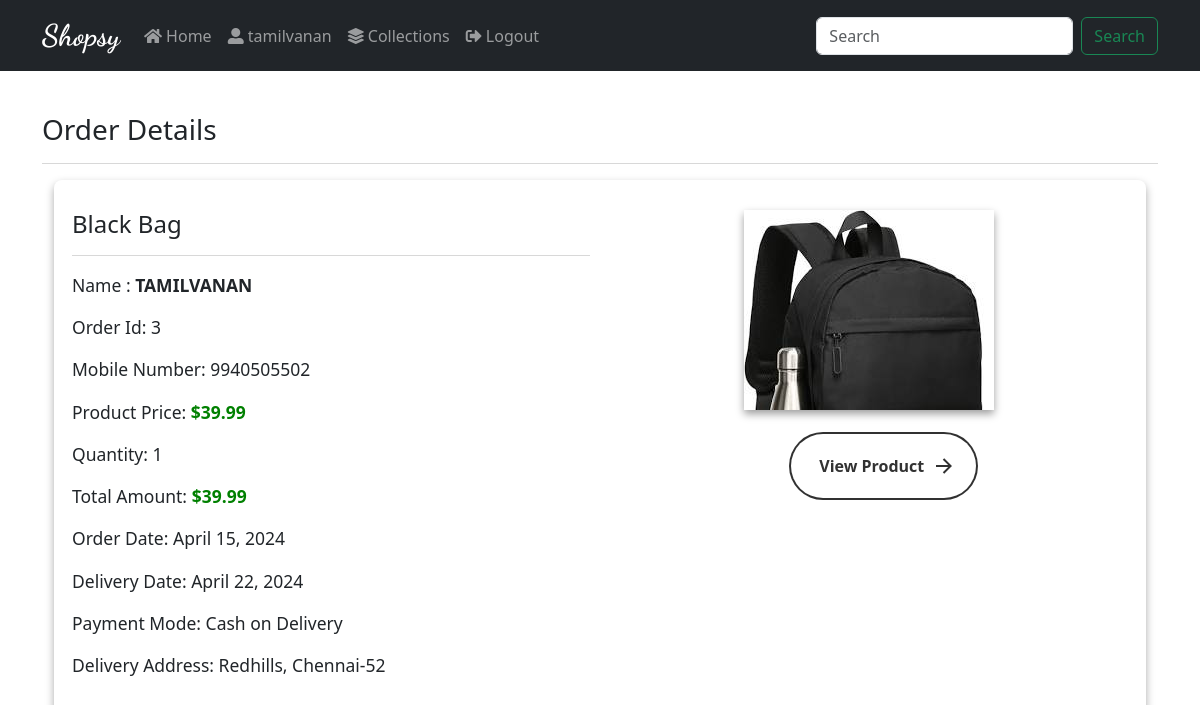
Page /order_details/3/ (signed in) on the committed database.
### webApp/models.py (models this page shows, shortened)
class Orders(models.Model):
    user=models.ForeignKey(User,on_delete=models.CASCADE)
    product=models.ForeignKey(Product,on_delete=models.CASCADE)
    name=models.CharField(null=False,blank=False,max_length=100)
    product_quantity=models.IntegerField(null=False,blank=False)
    selling_price=models.FloatField(null=False,blank=False)
    total_amount=models.FloatField(null=False,blank=False)
    number= models.IntegerField(null=False,blank=False)
    alt_number= models.IntegerField(null=False,blank=False)
    address=models.TextField(max_length=500,null=False,blank=False)
    payment_type=models.CharField(max_length=100,null=False,blank=False)
    date=models.DateTimeField(default=timezone.now)

class Product(models.Model):
    category=models.ForeignKey(Category,on_delete=models.CASCADE)
    name=models.CharField(max_length=100,null=False,blank=False)
    image=models.ImageField(upload_to=get_file,null=False,blank=False)
    description=models.TextField(max_length=500,null=False,blank=False)
    status=models.BooleanField(default=False,help_text='0-show , 1-hidden')
    trending=models.BooleanField(default=False,help_text='0-show , 1-hidden')
    created_at=models.DateTimeField(auto_now_add=True)
    vendor = models.CharField(max_length=100,null=False,blank=False)
    quantity=models.IntegerField(null=False,blank=False)
    selling_price=models.FloatField(null=False,blank=False)
    original_price=models.FloatField(null=False,blank=False)

### webApp/views.py (the view)
# urls.py: path('order_details/<str:did>/',views.order_details,name='order_details')
def order_details(request, did):
    if request.user.is_authenticated:
        data = Orders.objects.get(id=did)
        delivery_date = data.date + timedelta(days=7)
        return render(request, 'order_details.html', {'data': data, 'delivery_date': delivery_date})

### webApp/models.py (called while the page is built)
    def __str__(self):
        return self.name

### webApp/templates/order_details.html (shortened to what this page needs)
{% extends "layouts/index.html" %}
{% block body %}
  <div class="body" style="margin-top: 3cm;">
    <h3>Order Details</h3>
    <hr style="color: rgba(0, 0, 0, 0.61);">
    <div class="container ">
      <div class="custom-card">
        <div class="custom-card-body">
          <div class="row">
            <div class="column">
              <h4>{{ data.product.name }}</h4>
              <hr style="color: rgba(0, 0, 0, 0.61);">
              <p>Name : <span style='font-weight: bold;'>{{data.name|upper}}</span></p>
              <p>Order Id: {{data.id}}</p>
              <p>Mobile Number: {{data.number}}</p>
              <p>Product Price: <span style="color: green; font-weight: bold;">${{data.product.selling_price}}</span></p>
              <p>Quantity: {{ data.product_quantity }}</p>
              <p>Total Amount: <span style="color: green; font-weight: bold;">${{ data.total_amount }}</span></p>
              <p>Order Date: {{ data.date|date:"F d, Y" }}</p>
              <p>Delivery Date: {{delivery_date|date:"F d, Y"}}</p>
              <p>Payment Mode: {{data.payment_type}}</p>
              <p>Delivery Address: {{data.address}}</p>
            </div>
            <div class="column text-center">
                <img src="{{ data.product.image.url }}" alt="{{ data.product.name }}" class="img-fluid image-shadow">
                <br>
                <br>
                <a href="{% url 'product' data.product.category data.product.name %}" class="ttext">
                    <button class="animated-button">
                        <span class="text">View Product</span>
                        <svg viewBox="0 0 24 24" class="arr-1" xmlns="http://www.w3.org/2000/svg">
                          <path
                            d="M16.1716 10.9999L10.8076 5.63589L12.2218 4.22168L20 11.9999L12.2218 19.778L10.8076 18.3638L16.1716 12.9999H4V10.9999H16.1716Z"
                          ></path>
                        </svg>
                      </button>
                </a>
              </div>
            </div>
          </div>
        </div>
      </div>
    </div>
{% endblock body %}

### webApp/templates/layouts/nav.html (shortened to what this page needs)
<nav class="navbar fixed-top navbar-expand-lg navbar-dark bg-dark">
    <div class="container">
        <a class="navbar-brand shopsy" href="#" color="white">Shopsy</a>
        <div class="collapse navbar-collapse" id="navbarSupportedContent">
            <ul class="navbar-nav me-auto mb-2 mb-lg-0">
                <li class="nav-item">
                    <a class="nav-link" href='{% url "home" %}'><i class="fa fa-home"></i> Home</a>
                </li>
                {% if user.is_authenticated %}
                <li class="nav-item">
                    <a class="nav-link" href='{% url "orders" %}'><i class="fas fa-user-alt"></i> {{user.username}}</a>
                </li>
                <li class="nav-item">
                    <a class="nav-link" href='{% url "collections" %}'><i class="fas fa-layer-group"></i> Collections</a>
                </li>
                    <li class="nav-item">
                        <a class="nav-link" href='{% url "logout" %}'><i class="fas fa-sign-out-alt"></i> Logout</a>
                    </li>
                {% endif %}
            </ul>
            <form class="d-flex" action="{% url 'search_view' %}" method="GET">
                <input class="form-control me-2" type="search" name="q" placeholder="Search" id="search-inp" aria-label="Search">
                <button class="btn btn-outline-success" type="submit" id="search">Search</button>
            </form>
        </div>
    </div>
  </nav>
  <link rel="stylesheet" href="https://cdnjs.cloudflare.com/ajax/libs/font-awesome/5.15.4/css/all.min.css">

### webApp/templates/layouts/nav.html (style rules this page uses)
.navbar-brand { font-size: 1.5rem; font-weight: bold; }
.shopsy { font-family: "Dancing Script", cursive; font-optical-sizing: auto; font-weight:bold; font-style: normal; font-size: 30PX; }

### webApp/templates/order_details.html (style rules this page uses)
.ttext { color: black; text-decoration: none; }
.animated-button { margin-left: 35%; position: relative; display: flex; align-items: center; gap: 4px; padding: 16px 36px; border: 4px solid; border-color: transparent; font-size: 16px; background-color: inherit; border-radius: 100px; font-weight: 600; color: rgba(17, 17, 17, 0.863); box-shadow: 0 0 0 2px rgba(17, 17, 17, 0.863); cursor: pointer; overflow: hidden; transition: all 0.6s cubic-bezier(0.23, 1, 0.32, 1); }
.animated-button svg { position: absolute; width: 24px; fill: rgba(17, 17, 17, 0.863); z-index: 9; transition: all 0.8s cubic-bezier(0.23, 1, 0.32, 1); }
.animated-button .arr-1 { right: 16px; }
.animated-button .text { position: relative; z-index: 1; transform: translateX(-12px); transition: all 0.8s cubic-bezier(0.23, 1, 0.32, 1); }
.custom-card { border-radius: 8px; box-shadow: 0 4px 8px rgba(0, 0, 0, 0.336); overflow: hidden; margin-bottom: 20px; }
.custom-card-body { padding: 20px; }
.column { flex: 1; padding: 10px; }
.column.text-center { text-align: center; }
.image-shadow { box-shadow: 0 4px 8px rgba(0, 0, 0, 0.384); }
p { font-size: 17.5px; }

### rows in the picture
Orders: product.name "Black Bag", name "TAMILVANAN", id "3", number "9940505502", product.selling_price "39.99", product_quantity "1", total_amount "39.99", date "April 15, 2024", payment_type "Cash on Delivery", address "Redhills, Chennai-52", product.image (picture)

### other values in the picture
{{ user.username }} "tamilvanan"
{{ delivery_date|date:"F d, Y" }} "April 22, 2024"
